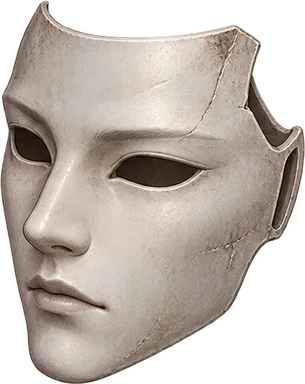
#> input picture r96/runtime-text/assets/r105/drive/prop-mask-1.webp, 305 x 384 px, found by its file name; its folder holds 3 pictures in this run
$ python r1239-mask-sheets.py
#> lines starting #> are read from the running program, lines starting #| are printed output that depends on the picture
#!/usr/bin/env python3
"""R1239 '수천 개의 얼굴' 가면 스킬 프레임 시트(생성용 numpy+PIL, 결정적 seed).
원천(읽기 전용, 저장소에 이미 있는 드라이브 HAPIL 그림): r105/drive/prop-mask-1·2·3(갈라진 가면 포함), r408/props/mask-panel(표정 가면 5개).
정본 ep1a11 "가면이 갈라지자 수천 개의 내 얼굴이 나타났다 … 저마다 다른 표정 … 하나의 입을 함께 쓰고".
 · crack8  : 큰 가면이 떨다가 갈라지고(prop-mask-2 금) 두 쪽이 벌어지며 틈에서 작은 얼굴들이 쏟아진다 — 시전자 가슴 앞(256칸 8장).
 · swarm12 : 작은 가면 약 70개가 겹겹이 맴도는 무리(12장 이음 반복) — 영웅 둘레 고리·화면 군중에 여러 장 깔아 '수천 개'.
 · burst10 : 가면 무리가 한 점(하나의 입)으로 모였다가 산산이 깨져 먹·재로 흩어지는 터짐(10장).
 · *-crimson : 루시퍼판(먹 검정+핏빛). 마스크(중간보스)판은 원색(상아·먹).
가로 한 줄 시트, 칸 256×256, 투명 배경. 쓰는 법: python3 scripts/r1239-mask-sheets.py <runtime-text 또는 site>"""
import sys, math, random
from pathlib import Path
import numpy as np
from PIL import Image, ImageFilter, ImageEnhance, ImageChops
ROOT=Path(sys.argv[1] if len(sys.argv)>1 else 'r96/runtime-text')
OUT=Path('r96/runtime-text/assets/r1239/fx');OUT.mkdir(parents=True,exist_ok=True)
C=256
def load(p):
#> called with p = 'assets/r105/drive/prop-mask-1.webp'
    im=Image.open(ROOT/p).convert('RGBA');a=im.getchannel('A').point(lambda v:0 if v<28 else v);im.putalpha(a);return im  # 원본의 옅은 알파 찌꺼기(배경 사각형 비침) 걷기
#> in load, im is the input picture: PIL image 305x384 RGBA; mean R, G, B, A 127.6, 117.5, 109.9, 179.7
#> after `a = im.getchannel('A').point(lambda v: 0 if v < 28 else v)`:
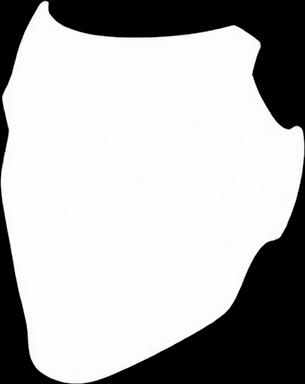
#> a: PIL image 305x384 L; min 0, max 255, mean 179.6
def trim(im):b=im.getbbox();return im.crop(b) if b else im
#> after `b = im.getbbox()`: b = (0, 0, 305, 384)
# 표정 가면: 판넬에서 밝은(가면) 픽셀만 부드럽게 뽑는다
def panel_masks():
    pn=load('assets/r408/props/mask-panel.webp');A=np.asarray(pn).astype(np.float32)
    boxes=[(86,72,142,152),(50,162,107,228),(118,132,174,206),(42,232,110,302),(112,226,172,292)]
    out=[]
    for b in boxes:
        sub=A[b[1]:b[3],b[0]:b[2]].copy();rgb=sub[...,:3]/255;l=rgb.mean(-1);s=rgb.max(-1)-rgb.min(-1)
        w=np.clip((l-.30)/.22,0,1)*np.clip(1-(s-.10)/.25,0,1)
        wi=Image.fromarray((w*255).astype(np.uint8)).filter(ImageFilter.MedianFilter(3)).filter(ImageFilter.GaussianBlur(.7))
        w=np.asarray(wi).astype(np.float32)/255;sub[...,3]=sub[...,3]*w
        im=trim(Image.fromarray(sub.astype(np.uint8),'RGBA'));out.append(im)
    return out
BASE=[trim(load(f'assets/r105/drive/prop-mask-{i}.webp')) for i in (1,2,3)]
#> call 2 of load, with p = 'assets/r105/drive/prop-mask-2.webp'
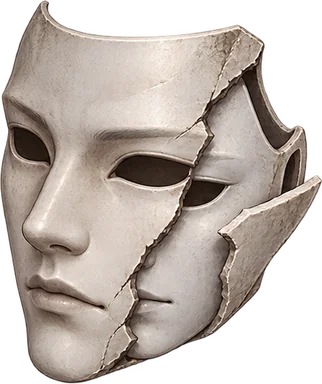
#> input picture r96/runtime-text/assets/r105/drive/prop-mask-2.webp, 322 x 384 px, found by its file name
#> in load, im is the input picture: PIL image 322x384 RGBA; mean R, G, B, A 124.6, 114.6, 107.3, 177.6
#> in load (call 2), `a = im.getchannel('A').point(lambda v: 0 if v < 28 else v)`:
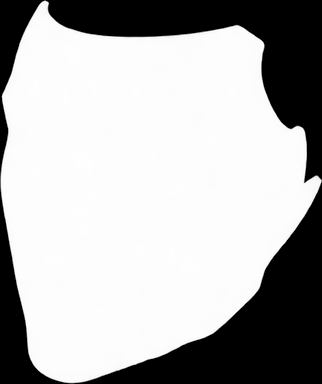
#> a: PIL image 322x384 L; min 0, max 255, mean 177.5
#> call 3 of load, with p = 'assets/r105/drive/prop-mask-3.webp'
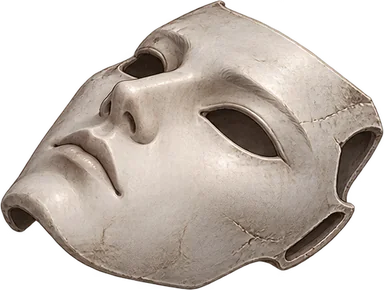
#> input picture r96/runtime-text/assets/r105/drive/prop-mask-3.webp, 384 x 290 px, found by its file name
#> in load, im is the input picture: PIL image 384x290 RGBA; mean R, G, B, A 115.8, 106, 98.2, 163.4
#> in load (call 3), `a = im.getchannel('A').point(lambda v: 0 if v < 28 else v)`:
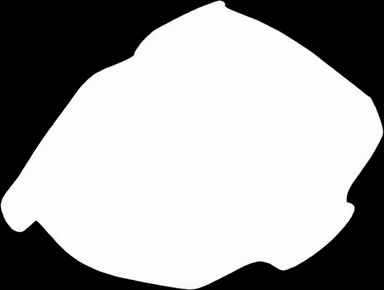
#> a: PIL image 384x290 L; min 0, max 255, mean 163.4
#> BASE = 3 items
FACES=panel_masks()+BASE
#> (the run stopped early here; a loop or call above may not have finished)
